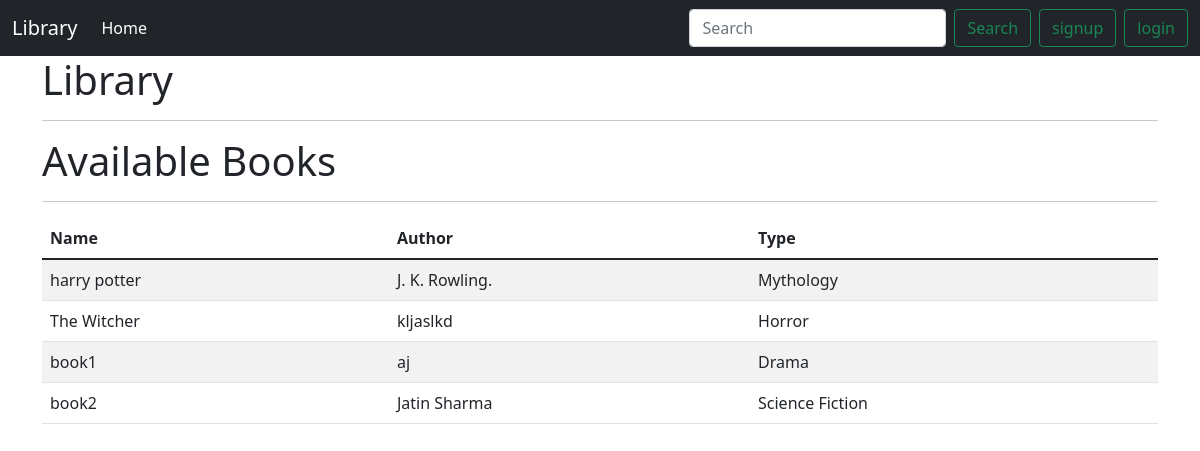
The page / on the database its author committed.
### home/models.py (models this page shows, shortened)
class BOOK(models.Model):
    book_id=models.AutoField(primary_key=True)
    name=models.CharField(max_length=50)
    author=models.CharField(max_length=50)
    genre=models.CharField(max_length=50)
    genres = [
        ('Drama', 'Drama'),
        ('Fantasy', 'Fantasy'),
        ('Fiction', 'Fiction'),
        ('Horror', 'Horror'),
        ('Mythology', 'Mythology'),
        ('Mystery','Mystery'),
        ('Science Fiction','Science Fiction')
    ]
    genre = models.CharField(
        max_length=15,
        choices=genres,
        default='Drama',
    )
    statusValue=[
        ('available','available'),
        ('not available','not available')
    ]
    status=models.CharField(max_length=13,choices=statusValue,default='available')

### home/views.py (the view)
# urls.py: path('',views.home,name='home'),
def home(request):
    books=BOOK.objects.all()
    param={'books':books}
    return render(request,'home/home.html',param)

### templates/home/home.html (shortened to what this page needs)
{% extends 'home/base.html' %}
{% load static %}
{% block body %}
    <div class="container">
        <h1>Library</h1>
        <hr>
         <div id="table" class="my-3">
            <h1>Available Books</h1>
            <hr>
            <table class="table table-striped table-hover">
                <thead>
                    <tr>
                        <th scope="col">Name</th>
                        <th scope="col">Author</th>
                        <th scope="col">Type</th>
                    </tr>
                </thead>
                {% for book in books %}
                <tr>
                    <td>{{book.name}}</td>
                    <td>{{book.author}}</td>
                    <td>{{book.genre}}</td>
                </tr>
                {% endfor %}
            </table>
        </div>
    </div>
{% endblock body %}

### templates/home/base.html (shortened to what this page needs)
<!doctype html>
<html lang="en">
<head>
    <link href="https://cdn.jsdelivr.net/npm/bootstrap@5.1.1/dist/css/bootstrap.min.css" rel="stylesheet"
>
</head>
<body>
    <nav class="navbar navbar-expand-lg navbar-dark bg-dark">
        <div class="container-fluid">
            <a class="navbar-brand" href="#">Library</a>
            <div class="collapse navbar-collapse" id="navbarSupportedContent">
                <ul class="navbar-nav me-auto mb-2 mb-lg-0">
                    <li class="nav-item">
                        <a class="nav-link active" aria-current="page" href="/">Home</a>
                    </li>
                </ul>
                <form class="d-flex">
                    <input class="form-control me-2" type="search" placeholder="Search" aria-label="Search">
                    <button class="btn btn-outline-success" type="submit">Search</button>
                </form>
                <button type="button" class="btn btn-outline-success mx-2" data-bs-toggle="modal"
                    data-bs-target="#signupModal">
                    signup
                </button>
                <button type="button" class="btn btn-outline-success" data-bs-toggle="modal"
                    data-bs-target="#loginModal">
                    login
                </button>
            </div>
        </div>
    </nav>
    {% block body %} {% endblock body %}
</body>
</html>

### rows shown on the page
BOOK: name "harry potter", author "J. K. Rowling.", genre "Mythology"
BOOK: name "The Witcher", author "kljaslkd", genre "Horror"
BOOK: name "book1", author "aj", genre "Drama"
BOOK: name "book2", author "Jatin Sharma", genre "Science Fiction"
